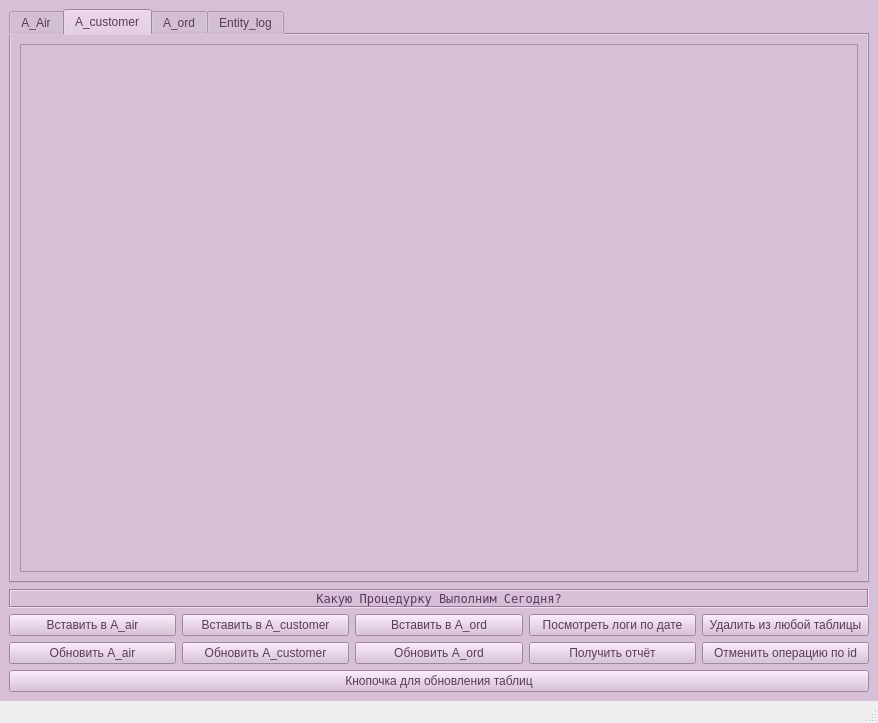
<?xml version="1.0" encoding="UTF-8"?>
<ui version="4.0">
 <class>MainWindow</class>
 <widget class="QMainWindow" name="MainWindow">
  <property name="geometry">
   <rect>
    <x>0</x>
    <y>0</y>
    <width>878</width>
    <height>723</height>
   </rect>
  </property>
  <property name="windowTitle">
   <string>MainWindow</string>
  </property>
  <widget class="QWidget" name="centralwidget">
   <property name="styleSheet">
    <string notr="true">background-color:rgb(216, 191, 216);
alternate-background-color: rgb(199, 231, 199);
color:#5A3A5C;
font: 9pt &quot;Fixedsys&quot;;</string>
   </property>
   <layout class="QVBoxLayout" name="verticalLayout">
    <item>
     <widget class="QTabWidget" name="tabWidget">
      <property name="sizePolicy">
       <sizepolicy hsizetype="MinimumExpanding" vsizetype="Expanding">
        <horstretch>0</horstretch>
        <verstretch>0</verstretch>
       </sizepolicy>
      </property>
      <property name="styleSheet">
       <string notr="true">alignment: center;</string>
      </property>
      <property name="tabPosition">
       <enum>QTabWidget::TabPosition::North</enum>
      </property>
      <property name="tabShape">
       <enum>QTabWidget::TabShape::Rounded</enum>
      </property>
      <property name="currentIndex">
       <number>1</number>
      </property>
      <property name="elideMode">
       <enum>Qt::TextElideMode::ElideNone</enum>
      </property>
      <property name="movable">
       <bool>true</bool>
      </property>
      <widget class="QWidget" name="tab">
       <attribute name="title">
        <string>A_Air</string>
       </attribute>
       <layout class="QGridLayout" name="gridLayout_2">
        <item row="0" column="0">
         <widget class="QTableWidget" name="tableWidget">
          <property name="editTriggers">
           <set>QAbstractItemView::EditTrigger::NoEditTriggers</set>
          </property>
          <property name="alternatingRowColors">
           <bool>true</bool>
          </property>
          <property name="sortingEnabled">
           <bool>false</bool>
          </property>
          <attribute name="verticalHeaderCascadingSectionResizes">
           <bool>true</bool>
          </attribute>
         </widget>
        </item>
       </layout>
      </widget>
      <widget class="QWidget" name="tab_2">
       <attribute name="title">
        <string>A_customer</string>
       </attribute>
       <layout class="QGridLayout" name="gridLayout_3">
        <item row="0" column="0">
         <widget class="QTableWidget" name="tableWidget_2">
          <property name="editTriggers">
           <set>QAbstractItemView::EditTrigger::NoEditTriggers</set>
          </property>
          <property name="tabKeyNavigation">
           <bool>false</bool>
          </property>
          <property name="alternatingRowColors">
           <bool>true</bool>
          </property>
          <property name="sortingEnabled">
           <bool>false</bool>
          </property>
          <attribute name="verticalHeaderCascadingSectionResizes">
           <bool>true</bool>
          </attribute>
         </widget>
        </item>
       </layout>
      </widget>
      <widget class="QWidget" name="tab_3">
       <attribute name="title">
        <string>A_ord</string>
       </attribute>
       <layout class="QGridLayout" name="gridLayout_4">
        <item row="0" column="0">
         <widget class="QTableWidget" name="tableWidget_3">
          <property name="editTriggers">
           <set>QAbstractItemView::EditTrigger::NoEditTriggers</set>
          </property>
          <property name="alternatingRowColors">
           <bool>true</bool>
          </property>
          <property name="sortingEnabled">
           <bool>false</bool>
          </property>
          <attribute name="verticalHeaderCascadingSectionResizes">
           <bool>true</bool>
          </attribute>
         </widget>
        </item>
       </layout>
      </widget>
      <widget class="QWidget" name="tab_4">
       <attribute name="title">
        <string>Entity_log</string>
       </attribute>
       <layout class="QGridLayout" name="gridLayout_5">
        <item row="0" column="0">
         <widget class="QTableWidget" name="tableWidget_4">
          <property name="editTriggers">
           <set>QAbstractItemView::EditTrigger::NoEditTriggers</set>
          </property>
          <property name="dragEnabled">
           <bool>false</bool>
          </property>
          <property name="alternatingRowColors">
           <bool>true</bool>
          </property>
          <property name="sortingEnabled">
           <bool>false</bool>
          </property>
          <attribute name="verticalHeaderCascadingSectionResizes">
           <bool>true</bool>
          </attribute>
         </widget>
        </item>
       </layout>
      </widget>
     </widget>
    </item>
    <item>
     <widget class="QLabel" name="label">
      <property name="sizePolicy">
       <sizepolicy hsizetype="Preferred" vsizetype="Maximum">
        <horstretch>0</horstretch>
        <verstretch>0</verstretch>
       </sizepolicy>
      </property>
      <property name="font">
       <font>
        <family>Fixedsys</family>
        <pointsize>9</pointsize>
        <italic>false</italic>
        <bold>false</bold>
       </font>
      </property>
      <property name="frameShape">
       <enum>QFrame::Shape::Box</enum>
      </property>
      <property name="frameShadow">
       <enum>QFrame::Shadow::Sunken</enum>
      </property>
      <property name="text">
       <string>&lt;html&gt;&lt;head/&gt;&lt;body&gt;&lt;p&gt;Какую Процедурку Выполним Сегодня?&lt;/p&gt;&lt;/body&gt;&lt;/html&gt;</string>
      </property>
      <property name="scaledContents">
       <bool>false</bool>
      </property>
      <property name="alignment">
       <set>Qt::AlignmentFlag::AlignCenter</set>
      </property>
      <property name="wordWrap">
       <bool>true</bool>
      </property>
     </widget>
    </item>
    <item>
     <layout class="QHBoxLayout" name="horizontalLayout">
      <item>
       <layout class="QVBoxLayout" name="verticalLayout_3">
        <property name="sizeConstraint">
         <enum>QLayout::SizeConstraint::SetMaximumSize</enum>
        </property>
        <item>
         <widget class="QPushButton" name="pushButton">
          <property name="sizePolicy">
           <sizepolicy hsizetype="Expanding" vsizetype="Minimum">
            <horstretch>0</horstretch>
            <verstretch>0</verstretch>
           </sizepolicy>
          </property>
          <property name="mouseTracking">
           <bool>true</bool>
          </property>
          <property name="text">
           <string>Вставить в A_air</string>
          </property>
         </widget>
        </item>
        <item>
         <widget class="QPushButton" name="pushButton_4">
          <property name="sizePolicy">
           <sizepolicy hsizetype="Expanding" vsizetype="Minimum">
            <horstretch>0</horstretch>
            <verstretch>0</verstretch>
           </sizepolicy>
          </property>
          <property name="text">
           <string>Обновить A_air</string>
          </property>
         </widget>
        </item>
       </layout>
      </item>
      <item>
       <layout class="QVBoxLayout" name="verticalLayout_2">
        <property name="sizeConstraint">
         <enum>QLayout::SizeConstraint::SetMaximumSize</enum>
        </property>
        <item>
         <widget class="QPushButton" name="pushButton_3">
          <property name="sizePolicy">
           <sizepolicy hsizetype="Expanding" vsizetype="Minimum">
            <horstretch>0</horstretch>
            <verstretch>0</verstretch>
           </sizepolicy>
          </property>
          <property name="text">
           <string>Вставить в A_customer</string>
          </property>
         </widget>
        </item>
        <item>
         <widget class="QPushButton" name="pushButton_6">
          <property name="sizePolicy">
           <sizepolicy hsizetype="Expanding" vsizetype="Minimum">
            <horstretch>0</horstretch>
            <verstretch>0</verstretch>
           </sizepolicy>
          </property>
          <property name="text">
           <string>Обновить A_customer</string>
          </property>
         </widget>
        </item>
       </layout>
      </item>
      <item>
       <layout class="QVBoxLayout" name="verticalLayout_6">
        <property name="sizeConstraint">
         <enum>QLayout::SizeConstraint::SetMaximumSize</enum>
        </property>
        <item>
         <widget class="QPushButton" name="pushButton_2">
          <property name="sizePolicy">
           <sizepolicy hsizetype="Expanding" vsizetype="Minimum">
            <horstretch>0</horstretch>
            <verstretch>0</verstretch>
           </sizepolicy>
          </property>
          <property name="text">
           <string>Вставить в A_ord</string>
          </property>
         </widget>
        </item>
        <item>
         <widget class="QPushButton" name="pushButton_5">
          <property name="sizePolicy">
           <sizepolicy hsizetype="Expanding" vsizetype="Minimum">
            <horstretch>0</horstretch>
            <verstretch>0</verstretch>
           </sizepolicy>
          </property>
          <property name="text">
           <string>Обновить A_ord</string>
          </property>
         </widget>
        </item>
       </layout>
      </item>
      <item>
       <layout class="QVBoxLayout" name="verticalLayout_5">
        <property name="sizeConstraint">
         <enum>QLayout::SizeConstraint::SetMaximumSize</enum>
        </property>
        <item>
         <widget class="QPushButton" name="pushButton_8">
          <property name="sizePolicy">
           <sizepolicy hsizetype="Expanding" vsizetype="Minimum">
            <horstretch>0</horstretch>
            <verstretch>0</verstretch>
           </sizepolicy>
          </property>
          <property name="text">
           <string>Посмотреть логи по дате</string>
          </property>
         </widget>
        </item>
        <item>
         <widget class="QPushButton" name="pushButton_10">
          <property name="sizePolicy">
           <sizepolicy hsizetype="Expanding" vsizetype="Minimum">
            <horstretch>0</horstretch>
            <verstretch>0</verstretch>
           </sizepolicy>
          </property>
          <property name="text">
           <string>Получить отчёт</string>
          </property>
         </widget>
        </item>
       </layout>
      </item>
      <item>
       <layout class="QVBoxLayout" name="verticalLayout_4">
        <property name="sizeConstraint">
         <enum>QLayout::SizeConstraint::SetMaximumSize</enum>
        </property>
        <item>
         <widget class="QPushButton" name="pushButton_7">
          <property name="sizePolicy">
           <sizepolicy hsizetype="Expanding" vsizetype="Minimum">
            <horstretch>0</horstretch>
            <verstretch>0</verstretch>
           </sizepolicy>
          </property>
          <property name="text">
           <string>Удалить из любой таблицы</string>
          </property>
         </widget>
        </item>
        <item>
         <widget class="QPushButton" name="pushButton_9">
          <property name="sizePolicy">
           <sizepolicy hsizetype="Expanding" vsizetype="Minimum">
            <horstretch>0</horstretch>
            <verstretch>0</verstretch>
           </sizepolicy>
          </property>
          <property name="text">
           <string>Отменить операцию по id</string>
          </property>
         </widget>
        </item>
       </layout>
      </item>
     </layout>
    </item>
    <item>
     <widget class="QPushButton" name="pushButton_11">
      <property name="text">
       <string>Кнопочка для обновления таблиц</string>
      </property>
     </widget>
    </item>
   </layout>
  </widget>
  <widget class="QMenuBar" name="menubar">
   <property name="geometry">
    <rect>
     <x>0</x>
     <y>0</y>
     <width>878</width>
     <height>22</height>
    </rect>
   </property>
  </widget>
  <widget class="QStatusBar" name="statusbar"/>
 </widget>
 <resources/>
 <connections/>
</ui>
